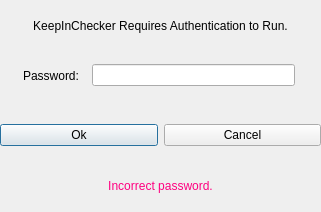
<?xml version="1.0" encoding="UTF-8"?>
<ui version="4.0">
 <class>launcher_dialog</class>
 <widget class="QDialog" name="launcher_dialog">
  <property name="geometry">
   <rect>
    <x>0</x>
    <y>0</y>
    <width>321</width>
    <height>212</height>
   </rect>
  </property>
  <property name="windowTitle">
   <string>KeepInChecker Launcher</string>
  </property>
  <widget class="QWidget" name="verticalLayoutWidget">
   <property name="geometry">
    <rect>
     <x>0</x>
     <y>0</y>
     <width>321</width>
     <height>51</height>
    </rect>
   </property>
   <layout class="QVBoxLayout" name="verticalLayout">
    <item>
     <widget class="QLabel" name="launcher_description_label">
      <property name="text">
       <string>KeepInChecker Requires Authentication to Run.</string>
      </property>
      <property name="alignment">
       <set>Qt::AlignCenter</set>
      </property>
     </widget>
    </item>
   </layout>
  </widget>
  <widget class="QWidget" name="horizontalLayoutWidget">
   <property name="geometry">
    <rect>
     <x>0</x>
     <y>50</y>
     <width>321</width>
     <height>51</height>
    </rect>
   </property>
   <layout class="QHBoxLayout" name="horizontalLayout">
    <item>
     <spacer name="horizontalSpacer_2">
      <property name="orientation">
       <enum>Qt::Horizontal</enum>
      </property>
      <property name="sizeType">
       <enum>QSizePolicy::Fixed</enum>
      </property>
      <property name="sizeHint" stdset="0">
       <size>
        <width>23</width>
        <height>20</height>
       </size>
      </property>
     </spacer>
    </item>
    <item>
     <widget class="QLabel" name="password_label">
      <property name="text">
       <string>Password:</string>
      </property>
     </widget>
    </item>
    <item>
     <spacer name="horizontalSpacer">
      <property name="orientation">
       <enum>Qt::Horizontal</enum>
      </property>
      <property name="sizeType">
       <enum>QSizePolicy::Fixed</enum>
      </property>
      <property name="sizeHint" stdset="0">
       <size>
        <width>7</width>
        <height>20</height>
       </size>
      </property>
     </spacer>
    </item>
    <item>
     <widget class="QLineEdit" name="password_textbox"/>
    </item>
    <item>
     <spacer name="horizontalSpacer_3">
      <property name="orientation">
       <enum>Qt::Horizontal</enum>
      </property>
      <property name="sizeType">
       <enum>QSizePolicy::Fixed</enum>
      </property>
      <property name="sizeHint" stdset="0">
       <size>
        <width>26</width>
        <height>20</height>
       </size>
      </property>
     </spacer>
    </item>
   </layout>
  </widget>
  <widget class="QWidget" name="horizontalLayoutWidget_2">
   <property name="geometry">
    <rect>
     <x>0</x>
     <y>100</y>
     <width>321</width>
     <height>71</height>
    </rect>
   </property>
   <layout class="QHBoxLayout" name="horizontalLayout_2">
    <item>
     <widget class="QPushButton" name="ok_button">
      <property name="palette">
       <palette>
        <active>
         <colorrole role="ButtonText">
          <brush brushstyle="SolidPattern">
           <color alpha="255">
            <red>0</red>
            <green>0</green>
            <blue>0</blue>
           </color>
          </brush>
         </colorrole>
        </active>
        <inactive>
         <colorrole role="ButtonText">
          <brush brushstyle="SolidPattern">
           <color alpha="255">
            <red>0</red>
            <green>0</green>
            <blue>0</blue>
           </color>
          </brush>
         </colorrole>
        </inactive>
        <disabled>
         <colorrole role="ButtonText">
          <brush brushstyle="SolidPattern">
           <color alpha="255">
            <red>106</red>
            <green>104</green>
            <blue>100</blue>
           </color>
          </brush>
         </colorrole>
        </disabled>
       </palette>
      </property>
      <property name="cursor">
       <cursorShape>PointingHandCursor</cursorShape>
      </property>
      <property name="text">
       <string>Ok</string>
      </property>
     </widget>
    </item>
    <item>
     <widget class="QPushButton" name="cancel_button">
      <property name="cursor">
       <cursorShape>PointingHandCursor</cursorShape>
      </property>
      <property name="text">
       <string>Cancel</string>
      </property>
     </widget>
    </item>
   </layout>
  </widget>
  <widget class="QWidget" name="horizontalLayoutWidget_3">
   <property name="geometry">
    <rect>
     <x>0</x>
     <y>170</y>
     <width>321</width>
     <height>31</height>
    </rect>
   </property>
   <layout class="QHBoxLayout" name="horizontalLayout_3">
    <item>
     <widget class="QLabel" name="incorrect_password_label">
      <property name="enabled">
       <bool>true</bool>
      </property>
      <property name="palette">
       <palette>
        <active>
         <colorrole role="WindowText">
          <brush brushstyle="SolidPattern">
           <color alpha="255">
            <red>255</red>
            <green>0</green>
            <blue>128</blue>
           </color>
          </brush>
         </colorrole>
        </active>
        <inactive>
         <colorrole role="WindowText">
          <brush brushstyle="SolidPattern">
           <color alpha="255">
            <red>255</red>
            <green>0</green>
            <blue>128</blue>
           </color>
          </brush>
         </colorrole>
        </inactive>
        <disabled>
         <colorrole role="WindowText">
          <brush brushstyle="SolidPattern">
           <color alpha="255">
            <red>69</red>
            <green>69</green>
            <blue>69</blue>
           </color>
          </brush>
         </colorrole>
        </disabled>
       </palette>
      </property>
      <property name="text">
       <string>Incorrect password.</string>
      </property>
      <property name="alignment">
       <set>Qt::AlignCenter</set>
      </property>
     </widget>
    </item>
   </layout>
  </widget>
 </widget>
 <resources/>
 <connections/>
</ui>
